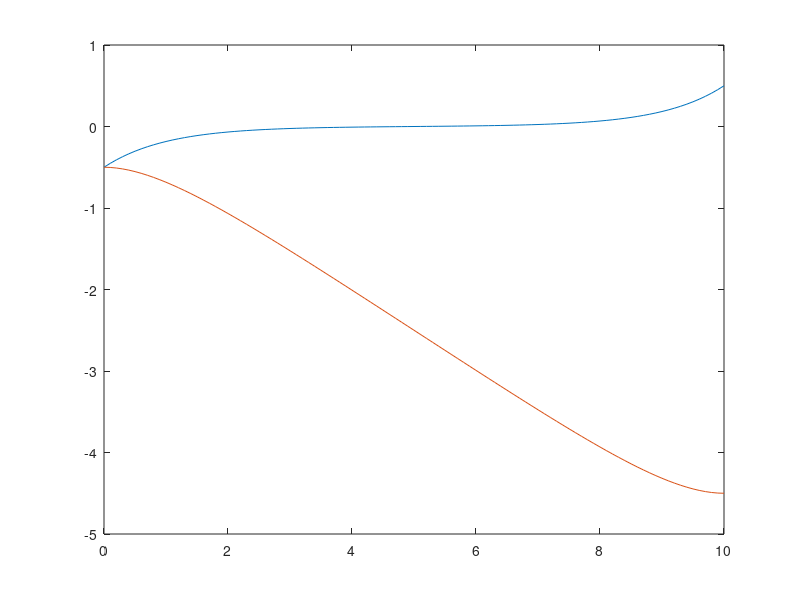

Write the MATLAB code that produced this figure.
L = 10;
x = [0:.1:L];

rc = 0.5;
lambda = 1;
I = 1;

A = rc*I/lambda;
C  = cosh(lambda*L);
S = sinh(lambda*L);

B = rc*I*(1-C)/(lambda*S);

phi = A*sinh(lambda*x) + B*cosh(lambda*x);
phi_i = -rc*I*x+phi;

figure(1)

plot(x,phi,x,phi_i);
